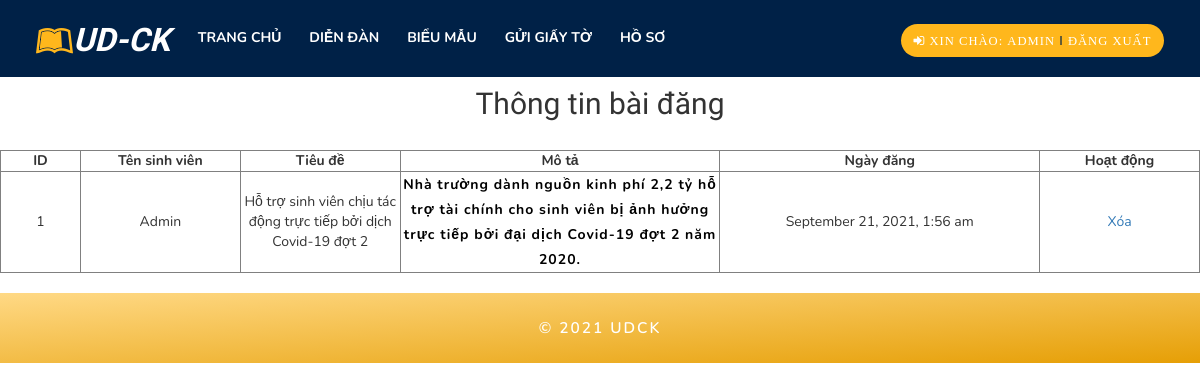
Screenshot of /viewmyforum.php (signed in) with the database file from the repository.
### tables this page shows
CREATE TABLE IF NOT EXISTS `tbl_forum` (
`forum_Id` int(11) NOT NULL,
  `id` int(11) NOT NULL,
  `title` varchar(255) NOT NULL,
  `desc_forum` varchar(300) NOT NULL,
  `date_forum` timestamp NOT NULL DEFAULT CURRENT_TIMESTAMP ON UPDATE CURRENT_TIMESTAMP,
  `file_forum` varchar(255) NOT NULL
);

CREATE TABLE IF NOT EXISTS `tbl_student` (
`id` int(11) NOT NULL,
  `name` varchar(255) NOT NULL,
  `address` varchar(255) NOT NULL,
  `city` varchar(50) NOT NULL,
  `country` varchar(50) NOT NULL,
  `mssv` varchar(30) NOT NULL,
  `class` varchar(200) NOT NULL,
  `department` varchar(50) NOT NULL,
  `phone` varchar(30) NOT NULL,
  `email` varchar(80) NOT NULL,
  `password` varchar(200) NOT NULL
);

### lib/session.php (called while the page is built, shortened)
<?php
class Session{
 public static function get($key){
    if (isset($_SESSION[$key])) {
     return $_SESSION[$key];
    } else {
     return false;
    }
 }
}
?>

### lib/database.php (called while the page is built, shortened)
<?php
Class Database{
   public $host   = DB_HOST;
   public $user   = DB_USER;
   public $pass   = DB_PASS;
   public $dbname = DB_NAME;
   public $link;
private function connectDB(){
   $this->link = new mysqli($this->host, $this->user, $this->pass,
    $this->dbname);
 }
public function select($query){
  $result = $this->link->query($query) or
   die($this->link->error.__LINE__);
  if($result->num_rows > 0){
    return $result;
  } else {
    return false;
  }
 }
}

### classes/forum.php (called while the page is built, shortened)
<?php
    $filepath = realpath(dirname(__FILE__));
    include_once ($filepath.'/../lib/database.php');
    include_once ($filepath.'/../helpers/format.php');
    include_once ($filepath.'./../lib/session.php');
?>
<?php
class forum
{
    private $db;
    function __construct()
    {
            $this->db = new Database();
    }
        public function get_forum_student($id){
            $id = Session::get('student_id');
            $query = "
            SELECT tbl_forum.*, tbl_student.name
            FROM tbl_forum INNER JOIN tbl_student ON tbl_forum.id = tbl_student.id WHERE tbl_student.id = $id
            order by tbl_forum.forum_Id desc";
            $get_forum_student = $this->db->select($query);
            return $get_forum_student;
        }
}
?>

### helpers/format.php (called while the page is built, shortened)
<?php
class Format{
 public function formatDate($date){
    return date('F j, Y, g:i a', strtotime($date));
 }
}
?>

### viewmyforum.php (the view, shortened to what this page needs)
<?php
    include './lib/session.php';
?>
<?php include './classes/forum.php';?>
<?php
	$fr = new forum();
	$fm = new Format();
?>
<!DOCTYPE html>
<html lang="zxx">
<head>
	<link rel="stylesheet" href="css/bootstrap.css">
	<link rel="stylesheet" href="css/style.css" type="text/css" media="all" />
	<link rel="stylesheet" href="css/font-awesome.css">
	<link rel="stylesheet" href="css/swipebox.css">
	<link rel="stylesheet" href="css/jquery-ui.css" />
	</head>
<body>
<div class="main_section_agile" id="home">
	<div class="agileits_w3layouts_banner_nav">
		<nav class="navbar navbar-default">
			<div class="navbar-header navbar-left">
			<h1><a class="navbar-brand" href="index.php"><i class="fa fa-leanpub" aria-hidden="true"></i>ud-ck</a></h1>
			</div>
			<ul class="agile_form" >
				<li><a href="?action=logout" class="active"href="index.php" ><i class="fa fa-sign-in" aria-hidden="true"> Xin chào: <?= Session::get('student_name') ?> <span style="color: #002147;">&#8214;</span>
               ?> Đăng Xuất</i>
			</a>
				</li>
			</ul>
			<div class="collapse navbar-collapse navbar-right" id="bs-example-navbar-collapse-1">
				<nav class="link-effect-2" id="link-effect-2">
					<ul class="nav navbar-nav">
						<li class="effect-3"><a href="trangcon.php" >Trang Chủ</a></li>
						<li><a href="forum.php" class="effect-3 ">Diễn đàn</a></li>
						<li><a href="papers.php" class="effect-3 ">Biểu mẫu</a></li>
						<li><a href="scanf.php" class="effect-3 ">Gửi giấy tờ</a></li>
						<li><a href="profile.php" class="effect-3 ">Hồ Sơ</a></li>
					</ul>
				</nav>
			</div>
		</nav>
	</div>
</div>
	<div class="cartoption"  >
			<div class="cartpage" style="margin-bottom: 20px;">
			    	<h2 style ="text-align: center; margin-bottom: 30px;margin-top: 10px;">Thông tin bài đăng</h2>
						<table class="tblone"  style="margin: auto;" border="1px">
							<tr  >
								<th width="5%"style="text-align:center;">ID</th>
								<th width="10%"style="text-align:center;">Tên sinh viên</th>
								<th width="10%"style="text-align:center;">Tiêu đề</th>
								<th width="20%"style="text-align:center;">Mô tả</th>
								<th width="20%"style="text-align:center;">Ngày đăng</th>
								<th width="10%"style="text-align:center;">Hoạt động</th>
							</tr>
							<?php
							$id = Session::get('student_id');
							$get_forum_student = $fr->get_forum_student($id);
							if($get_forum_student){
								$i = 0;
								while($result = $get_forum_student->fetch_assoc()){
									$i++;
							?>
							<tr>
								<td style="text-align:center;"><?php echo $i; ?></td>
								<td style="text-align:center;"><?php echo $result['name']?></td>
								<td style="text-align:center;"><?php echo $result['title'] ?></td>
								<td style="text-align:center;"><?php echo $result['desc_forum'] ?></td>
								<td style="text-align:center;"><?php echo $fm->formatDate($result['date_forum']) ?></td>
								<td style="max-width: 5%;height: auto;text-align:center;" ><a href="?id=<?php echo $result['forum_Id'] ?>">Xóa</a></td>
							</tr>
						<?php
							}
						}
						?>
						</table>
					</div>
    	</div>
<div class="w3layouts_copy_right">
	<div class="container">
		<p>&copy 2021 UDCK</p>
	</div>
</div>
</body>
</html>

### css/style.css (style rules this page uses)
body { padding:0; margin:0; background:#fff; position:relative; font-family: 'Nunito', sans-serif; }
body a { transition:0.5s all; -webkit-transition:0.5s all; -moz-transition:0.5s all; -o-transition:0.5s all; -ms-transition:0.5s all; }
h1,h2,h3,h4,h5,h6 { margin:0; font-family: 'Exo 2', sans-serif; }
p { margin:0; font-family: 'Nunito', sans-serif; letter-spacing:1px; color:#000000; line-height:1.8em; font-size:1em; }
ul { margin:0; padding:0; }
.main_section_agile { background: #002147; }
.navbar-default { background: none; border: none; }
.navbar { margin-bottom: 0; }
.navbar-collapse { padding: 0; }
.navbar-right { margin-right: 0; }
.navbar-default .navbar-nav > li > a { font-weight: 700; letter-spacing: 1px; }
.navbar-nav > li > a { margin: 0 1.5em; padding: 0 0 0.5em; text-transform: uppercase; }
nav.navbar.navbar-default { background: none; padding: 1.7em 0 0.2em 0; }
.navbar-default .navbar-nav > li > a { color:#fff; }
a.navbar-brand { color: #fff!important; padding: 0; font-size: 0.9em; font-weight: 700; text-transform: uppercase; font-style: italic; }
a.navbar-brand i { color:#ffb71c; }
.navbar-right { float: left !important; }
div#bs-example-navbar-collapse-1 { margin-top: .3em; padding-left: 4em; }
.effect-3 { overflow: hidden; }
.effect-3:before { left: -1px; bottom: 0; width: 100%; height: 2px; background:#ffb71c; content: ''; position: absolute; transition: transform .5s ease; transform: translateX(-100%); -webkit-transform: translateX(-100%); -moz-transform: translateX(-100%); -o-transform: translateX(-100%); -ms-transform: translateX(-100%); }
.agileits_w3layouts_banner_nav { margin: 0 auto; width: 90%; }
ul.agile_form { float: right; padding-top: .5em; }
ul.agile_form li a { background:#ffb71c; color: #fff; font-size: 0.9em; padding: 8px 1em; text-transform: uppercase; letter-spacing: 1px; border-radius: 30px; -webkit-border-radius: 30px; -o-border-radius: 30px; -moz-border-radius: 30px; -ms-border-radius: 30px; }
ul.agile_form li { display:inline-block; list-style:none; }
.w3layouts_copy_right { padding: 1.5em 0; text-align: center; background:-webkit-linear-gradient(#ffd985,#e69f06); background:-moz-linear-gradient(#ffd985,#e69f06); background:-ms-linear-gradient(#ffd985,#e69f06); background: linear-gradient(to right bottom,#ffd985,#e69f06); }
.w3layouts_copy_right p { color: #fff; font-weight: 600; letter-spacing: 2px; font-size: 1.1em; }
@media (max-width: 1440px) { .navbar-nav > li > a { margin: 0 1em; } }
@media (max-width: 1440px) { div#bs-example-navbar-collapse-1 { padding-left: 3em; } }
@media (max-width: 1366px) { .navbar-default .navbar-nav > li > a { letter-spacing: 0px; } }
@media (max-width: 1280px) { .agileits_w3layouts_banner_nav { width: 94%; } }
@media (max-width: 1280px) { div#bs-example-navbar-collapse-1 { padding-left: 1em; } }

### rows the page displays
tbl_forum: id.name "Admin", title "Hỗ trợ sinh viên chịu tác động trực tiếp bởi dịch Covid-19 đợt 2", desc_forum "Nhà trường dành nguồn kinh phí 2,2 tỷ hỗ trợ tài chính cho sinh viên bị ảnh hưởng trực tiếp bởi đại dịch Covid-19 đợt 2 năm 2020.", date_forum "September 21, 2021, 1:56 am"

### other values shown
Session::get('student_name') "ADMIN"
